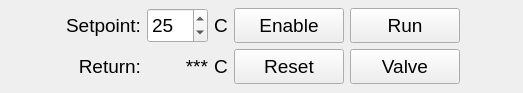
<?xml version="1.0" encoding="UTF-8"?>
<ui version="4.0">
 <class>MainWindow</class>
 <widget class="QMainWindow" name="MainWindow">
  <property name="geometry">
   <rect>
    <x>0</x>
    <y>0</y>
    <width>523</width>
    <height>93</height>
   </rect>
  </property>
  <property name="sizePolicy">
   <sizepolicy hsizetype="Preferred" vsizetype="Preferred">
    <horstretch>0</horstretch>
    <verstretch>0</verstretch>
   </sizepolicy>
  </property>
  <property name="minimumSize">
   <size>
    <width>0</width>
    <height>0</height>
   </size>
  </property>
  <property name="maximumSize">
   <size>
    <width>550</width>
    <height>150</height>
   </size>
  </property>
  <property name="font">
   <font>
    <pointsize>12</pointsize>
   </font>
  </property>
  <property name="windowTitle">
   <string>Emittance Plot Processing</string>
  </property>
  <property name="windowIcon">
   <iconset>
    <normaloff>icon.png</normaloff>icon.png</iconset>
  </property>
  <widget class="QWidget" name="centralwidget">
   <property name="sizePolicy">
    <sizepolicy hsizetype="Preferred" vsizetype="Preferred">
     <horstretch>0</horstretch>
     <verstretch>0</verstretch>
    </sizepolicy>
   </property>
   <property name="minimumSize">
    <size>
     <width>0</width>
     <height>0</height>
    </size>
   </property>
   <property name="baseSize">
    <size>
     <width>0</width>
     <height>0</height>
    </size>
   </property>
   <layout class="QVBoxLayout" name="verticalLayout">
    <property name="spacing">
     <number>6</number>
    </property>
    <property name="leftMargin">
     <number>6</number>
    </property>
    <property name="topMargin">
     <number>6</number>
    </property>
    <property name="rightMargin">
     <number>6</number>
    </property>
    <property name="bottomMargin">
     <number>6</number>
    </property>
    <item>
     <layout class="QGridLayout" name="gridLayout">
      <item row="0" column="5">
       <widget class="QPushButton" name="pushButton_31">
        <property name="enabled">
         <bool>false</bool>
        </property>
        <property name="sizePolicy">
         <sizepolicy hsizetype="Fixed" vsizetype="Fixed">
          <horstretch>0</horstretch>
          <verstretch>0</verstretch>
         </sizepolicy>
        </property>
        <property name="minimumSize">
         <size>
          <width>40</width>
          <height>35</height>
         </size>
        </property>
        <property name="maximumSize">
         <size>
          <width>40</width>
          <height>35</height>
         </size>
        </property>
        <property name="font">
         <font>
          <pointsize>14</pointsize>
         </font>
        </property>
        <property name="styleSheet">
         <string notr="true">QPushButton {
    border-style: outset;
}
</string>
        </property>
        <property name="text">
         <string notr="true"/>
        </property>
        <property name="icon">
         <iconset>
          <normaloff>leds/images48/ledred.png</normaloff>
          <normalon>leds/images48/ledgreen.png</normalon>leds/images48/ledred.png</iconset>
        </property>
        <property name="iconSize">
         <size>
          <width>36</width>
          <height>36</height>
         </size>
        </property>
        <property name="checkable">
         <bool>true</bool>
        </property>
        <property name="checked">
         <bool>true</bool>
        </property>
        <property name="autoDefault">
         <bool>true</bool>
        </property>
        <property name="default">
         <bool>false</bool>
        </property>
        <property name="flat">
         <bool>true</bool>
        </property>
       </widget>
      </item>
      <item row="0" column="1">
       <widget class="QSpinBox" name="spinBox_4">
        <property name="sizePolicy">
         <sizepolicy hsizetype="Maximum" vsizetype="Fixed">
          <horstretch>0</horstretch>
          <verstretch>0</verstretch>
         </sizepolicy>
        </property>
        <property name="minimumSize">
         <size>
          <width>0</width>
          <height>35</height>
         </size>
        </property>
        <property name="maximumSize">
         <size>
          <width>16777215</width>
          <height>35</height>
         </size>
        </property>
        <property name="font">
         <font>
          <pointsize>14</pointsize>
         </font>
        </property>
        <property name="keyboardTracking">
         <bool>false</bool>
        </property>
        <property name="maximum">
         <number>300</number>
        </property>
        <property name="singleStep">
         <number>5</number>
        </property>
        <property name="value">
         <number>25</number>
        </property>
       </widget>
      </item>
      <item row="0" column="0">
       <widget class="QLabel" name="label_10">
        <property name="sizePolicy">
         <sizepolicy hsizetype="Minimum" vsizetype="Fixed">
          <horstretch>0</horstretch>
          <verstretch>0</verstretch>
         </sizepolicy>
        </property>
        <property name="minimumSize">
         <size>
          <width>0</width>
          <height>35</height>
         </size>
        </property>
        <property name="maximumSize">
         <size>
          <width>16777215</width>
          <height>35</height>
         </size>
        </property>
        <property name="font">
         <font>
          <pointsize>14</pointsize>
         </font>
        </property>
        <property name="text">
         <string>Setpoint:</string>
        </property>
        <property name="alignment">
         <set>Qt::AlignRight|Qt::AlignTrailing|Qt::AlignVCenter</set>
        </property>
        <property name="buddy">
         <cstring>spinBox_4</cstring>
        </property>
       </widget>
      </item>
      <item row="0" column="3">
       <widget class="QPushButton" name="pushButton_6">
        <property name="sizePolicy">
         <sizepolicy hsizetype="Preferred" vsizetype="Fixed">
          <horstretch>0</horstretch>
          <verstretch>0</verstretch>
         </sizepolicy>
        </property>
        <property name="minimumSize">
         <size>
          <width>110</width>
          <height>35</height>
         </size>
        </property>
        <property name="maximumSize">
         <size>
          <width>110</width>
          <height>35</height>
         </size>
        </property>
        <property name="font">
         <font>
          <pointsize>14</pointsize>
         </font>
        </property>
        <property name="text">
         <string>Enable</string>
        </property>
        <property name="checkable">
         <bool>true</bool>
        </property>
       </widget>
      </item>
      <item row="0" column="2">
       <widget class="QLabel" name="label_15">
        <property name="sizePolicy">
         <sizepolicy hsizetype="Maximum" vsizetype="Fixed">
          <horstretch>0</horstretch>
          <verstretch>0</verstretch>
         </sizepolicy>
        </property>
        <property name="minimumSize">
         <size>
          <width>0</width>
          <height>35</height>
         </size>
        </property>
        <property name="maximumSize">
         <size>
          <width>16777215</width>
          <height>35</height>
         </size>
        </property>
        <property name="font">
         <font>
          <pointsize>14</pointsize>
         </font>
        </property>
        <property name="text">
         <string>C</string>
        </property>
       </widget>
      </item>
      <item row="0" column="4">
       <widget class="QPushButton" name="pushButton_3">
        <property name="sizePolicy">
         <sizepolicy hsizetype="Fixed" vsizetype="Fixed">
          <horstretch>0</horstretch>
          <verstretch>0</verstretch>
         </sizepolicy>
        </property>
        <property name="minimumSize">
         <size>
          <width>110</width>
          <height>35</height>
         </size>
        </property>
        <property name="maximumSize">
         <size>
          <width>110</width>
          <height>35</height>
         </size>
        </property>
        <property name="font">
         <font>
          <pointsize>14</pointsize>
         </font>
        </property>
        <property name="text">
         <string>Run</string>
        </property>
        <property name="checkable">
         <bool>true</bool>
        </property>
       </widget>
      </item>
      <item row="1" column="0">
       <widget class="QLabel" name="label_22">
        <property name="sizePolicy">
         <sizepolicy hsizetype="Minimum" vsizetype="Fixed">
          <horstretch>0</horstretch>
          <verstretch>0</verstretch>
         </sizepolicy>
        </property>
        <property name="minimumSize">
         <size>
          <width>0</width>
          <height>35</height>
         </size>
        </property>
        <property name="maximumSize">
         <size>
          <width>16777215</width>
          <height>35</height>
         </size>
        </property>
        <property name="font">
         <font>
          <pointsize>14</pointsize>
         </font>
        </property>
        <property name="text">
         <string>Return:</string>
        </property>
        <property name="alignment">
         <set>Qt::AlignRight|Qt::AlignTrailing|Qt::AlignVCenter</set>
        </property>
       </widget>
      </item>
      <item row="1" column="1">
       <widget class="QLabel" name="label_23">
        <property name="sizePolicy">
         <sizepolicy hsizetype="Preferred" vsizetype="Fixed">
          <horstretch>0</horstretch>
          <verstretch>0</verstretch>
         </sizepolicy>
        </property>
        <property name="minimumSize">
         <size>
          <width>0</width>
          <height>35</height>
         </size>
        </property>
        <property name="maximumSize">
         <size>
          <width>16777215</width>
          <height>35</height>
         </size>
        </property>
        <property name="font">
         <font>
          <pointsize>14</pointsize>
         </font>
        </property>
        <property name="text">
         <string>***</string>
        </property>
        <property name="alignment">
         <set>Qt::AlignRight|Qt::AlignTrailing|Qt::AlignVCenter</set>
        </property>
       </widget>
      </item>
      <item row="1" column="2">
       <widget class="QLabel" name="label_16">
        <property name="sizePolicy">
         <sizepolicy hsizetype="Maximum" vsizetype="Fixed">
          <horstretch>0</horstretch>
          <verstretch>0</verstretch>
         </sizepolicy>
        </property>
        <property name="minimumSize">
         <size>
          <width>0</width>
          <height>35</height>
         </size>
        </property>
        <property name="maximumSize">
         <size>
          <width>16777215</width>
          <height>35</height>
         </size>
        </property>
        <property name="font">
         <font>
          <pointsize>14</pointsize>
         </font>
        </property>
        <property name="text">
         <string>C</string>
        </property>
       </widget>
      </item>
      <item row="1" column="3">
       <widget class="QPushButton" name="pushButton_9">
        <property name="sizePolicy">
         <sizepolicy hsizetype="Fixed" vsizetype="Fixed">
          <horstretch>0</horstretch>
          <verstretch>0</verstretch>
         </sizepolicy>
        </property>
        <property name="minimumSize">
         <size>
          <width>110</width>
          <height>35</height>
         </size>
        </property>
        <property name="maximumSize">
         <size>
          <width>110</width>
          <height>35</height>
         </size>
        </property>
        <property name="font">
         <font>
          <pointsize>14</pointsize>
         </font>
        </property>
        <property name="text">
         <string>Reset</string>
        </property>
        <property name="checkable">
         <bool>false</bool>
        </property>
       </widget>
      </item>
      <item row="1" column="4">
       <widget class="QPushButton" name="pushButton_4">
        <property name="sizePolicy">
         <sizepolicy hsizetype="Fixed" vsizetype="Fixed">
          <horstretch>0</horstretch>
          <verstretch>0</verstretch>
         </sizepolicy>
        </property>
        <property name="minimumSize">
         <size>
          <width>110</width>
          <height>35</height>
         </size>
        </property>
        <property name="maximumSize">
         <size>
          <width>110</width>
          <height>35</height>
         </size>
        </property>
        <property name="font">
         <font>
          <pointsize>14</pointsize>
         </font>
        </property>
        <property name="text">
         <string>Valve</string>
        </property>
        <property name="checkable">
         <bool>true</bool>
        </property>
       </widget>
      </item>
      <item row="1" column="5">
       <widget class="QPushButton" name="pushButton_34">
        <property name="enabled">
         <bool>false</bool>
        </property>
        <property name="sizePolicy">
         <sizepolicy hsizetype="Minimum" vsizetype="Fixed">
          <horstretch>0</horstretch>
          <verstretch>0</verstretch>
         </sizepolicy>
        </property>
        <property name="minimumSize">
         <size>
          <width>0</width>
          <height>35</height>
         </size>
        </property>
        <property name="maximumSize">
         <size>
          <width>16777215</width>
          <height>35</height>
         </size>
        </property>
        <property name="font">
         <font>
          <pointsize>14</pointsize>
         </font>
        </property>
        <property name="styleSheet">
         <string notr="true">QPushButton {
    border-style: outset;
}
</string>
        </property>
        <property name="text">
         <string notr="true"/>
        </property>
        <property name="icon">
         <iconset>
          <normaloff>leds/images48/ledred.png</normaloff>
          <normalon>leds/images48/ledgreen.png</normalon>leds/images48/ledred.png</iconset>
        </property>
        <property name="iconSize">
         <size>
          <width>36</width>
          <height>36</height>
         </size>
        </property>
        <property name="checkable">
         <bool>true</bool>
        </property>
        <property name="checked">
         <bool>true</bool>
        </property>
        <property name="autoDefault">
         <bool>true</bool>
        </property>
        <property name="default">
         <bool>false</bool>
        </property>
        <property name="flat">
         <bool>true</bool>
        </property>
       </widget>
      </item>
     </layout>
    </item>
   </layout>
  </widget>
  <action name="actionOpen">
   <property name="text">
    <string>Open</string>
   </property>
   <property name="font">
    <font>
     <family>Tahoma</family>
     <pointsize>10</pointsize>
    </font>
   </property>
  </action>
  <action name="actionQuit">
   <property name="text">
    <string>Quit</string>
   </property>
  </action>
  <action name="actionPlot">
   <property name="checkable">
    <bool>true</bool>
   </property>
   <property name="checked">
    <bool>true</bool>
   </property>
   <property name="text">
    <string>Plot</string>
   </property>
  </action>
  <action name="actionLog">
   <property name="checkable">
    <bool>true</bool>
   </property>
   <property name="text">
    <string>Log</string>
   </property>
  </action>
  <action name="actionParameters">
   <property name="checkable">
    <bool>true</bool>
   </property>
   <property name="text">
    <string>Parameters</string>
   </property>
  </action>
  <action name="actionAbout">
   <property name="text">
    <string>About</string>
   </property>
  </action>
 </widget>
 <resources/>
 <connections/>
 <designerdata>
  <property name="gridDeltaX">
   <number>10</number>
  </property>
  <property name="gridDeltaY">
   <number>10</number>
  </property>
  <property name="gridSnapX">
   <bool>true</bool>
  </property>
  <property name="gridSnapY">
   <bool>true</bool>
  </property>
  <property name="gridVisible">
   <bool>true</bool>
  </property>
 </designerdata>
</ui>
